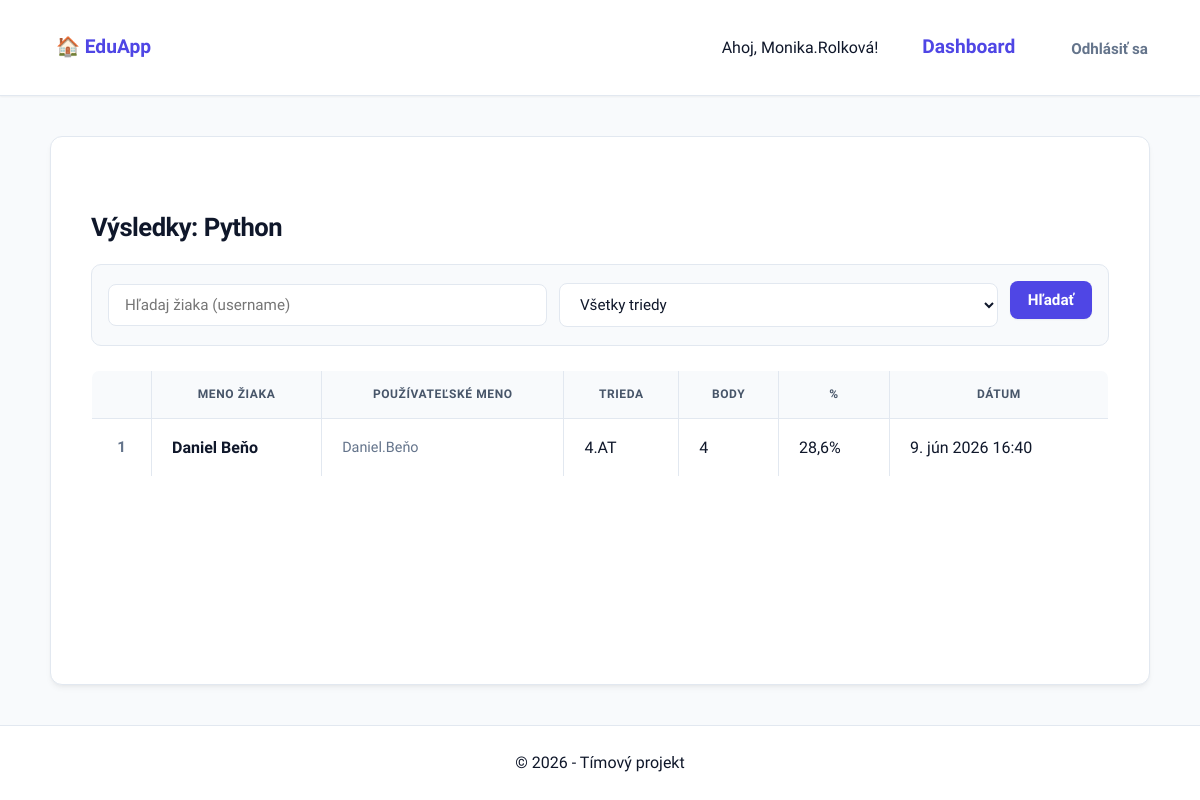
Before: /test/11/vysledky/ (signed in) with the older database file.
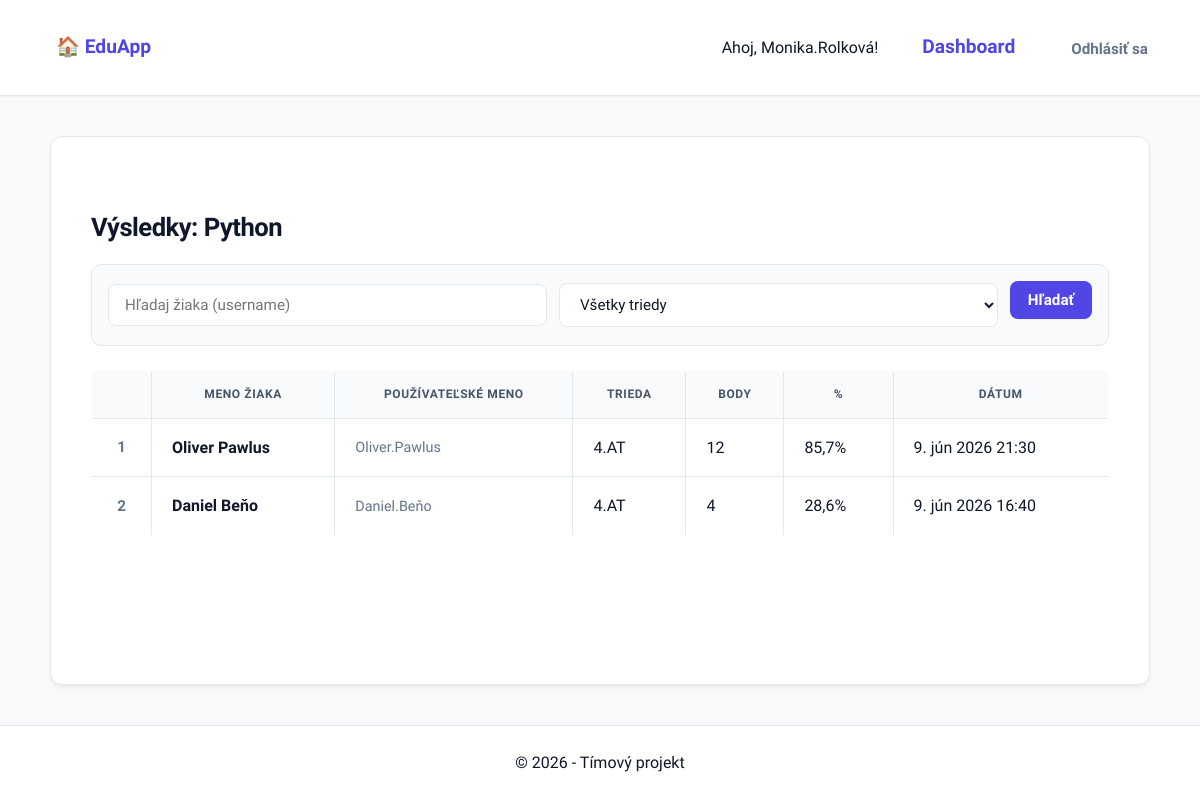
After: the same page with the newer database file.
### quiz/models.py (models this page shows, shortened)
class Result(models.Model):
    user = models.ForeignKey(User, on_delete=models.CASCADE)
    test = models.ForeignKey('Test', on_delete=models.CASCADE)
    score = models.IntegerField()
    percentage = models.DecimalField(max_digits=5, decimal_places=2)
    completed_at = models.DateTimeField(auto_now_add=True)

class Profil(models.Model):
    user = models.OneToOneField(User, on_delete=models.CASCADE, related_name='profil')
    vek = models.PositiveIntegerField(null=True, blank=True)
    is_teacher = models.BooleanField(default=False)
    trieda = models.ForeignKey(Trieda, on_delete=models.SET_NULL, null=True, blank=True, related_name='studenti')

class Trieda(models.Model):
    nazov = models.CharField(max_length=10, unique=True)
    class Meta:
        verbose_name_plural = "Triedy"
    def __str__(self):
        return self.nazov

### quiz/views.py (the view)
# urls.py: path('test/<int:test_id>/vysledky/', views.vysledky_testu, name='vysledky_testu'),
@login_required
def vysledky_testu(request, test_id):
    if not is_teacher_or_staff(request.user):
        return redirect('index')
    test = get_object_or_404(Test, id=test_id)
    vysledky = Result.objects.filter(test=test).select_related('user__profil__trieda').order_by('-completed_at')
    trieda_filter = request.GET.get('trieda', '')
    hladaj_ziaka = request.GET.get('ziak', '')
    if trieda_filter:
        vysledky = vysledky.filter(user__profil__trieda__nazov=trieda_filter)
    if hladaj_ziaka:
        vysledky = vysledky.filter(user__username__icontains=hladaj_ziaka)
    triedy = Trieda.objects.filter(studenti__user__result__test=test).distinct()
    return render(request, 'quiz/vysledky_testu.html', {
        'test': test,
        'vysledky': vysledky,
        'triedy': triedy,
        'trieda_filter': trieda_filter,
        'hladaj_ziaka': hladaj_ziaka,
    })

### quiz/views.py (called while the page is built)
def is_teacher_or_staff(user):
    try:
        return user.profil.is_teacher or user.is_staff
    except Profil.DoesNotExist:
        return user.is_staff

### quiz/templates/quiz/vysledky_testu.html (shortened to what this page needs)
{% extends "quiz/base.html" %}
{% block content %}
<h2>Výsledky: {{ test.title }}</h2>
<form method="get">
    <input type="text" name="ziak" value="{{ hladaj_ziaka }}" placeholder="Hľadaj žiaka (username)">
    <select name="trieda">
        <option value="">Všetky triedy</option>
    </select>
    <button type="submit">Hľadať</button>
</form>
{% if not vysledky %}
    <p><em>Žiadny žiak nevyhovuje hľadaniu.</em></p>
{% else %}
<table style="counter-reset: none;">
    <thead>
        <tr>
            <th>#</th>
            <th>Meno žiaka</th>
            <th>Používateľské meno</th>
            <th>Trieda</th>
            <th>Body</th>
            <th>%</th>
            <th>Dátum</th>
        </tr>
    </thead>
    <tbody>
    {% for v in vysledky %}
    <tr>
        <td>{{ forloop.counter }}</td>
        <td><strong>{{ v.user.get_full_name|default:"—" }}</strong></td>
        <td style="color: var(--text-muted); font-size:0.9em;">{{ v.user.username }}</td>
        <td>{{ v.user.profil.trieda|default:"—" }}</td>
        <td>{{ v.score }}</td>
        <td>{{ v.percentage|floatformat:1 }}%</td>
        <td>{{ v.completed_at }}</td>
    </tr>
    {% endfor %}
    </tbody>
</table>
{% endif %}
{% endblock %}%}

Changed rows visible on the page:
added Result: user.get_full_name "Oliver Pawlus", user.username "Oliver.Pawlus", user.profil.trieda "4.AT", score "12", percentage "85,7", completed_at "9. jún 2026 21:30"
